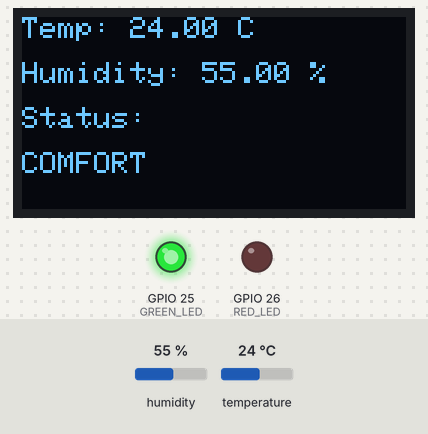
A sketch run on a simulated ESP32. On the bench: 128×64 one-colour display, output pins drawn as LEDs (lit = HIGH). Inputs (shaded band) come from the test bench; at power-on: humidity 55 %, temperature 24 °C. What the sketch prints to the serial monitor is not drawn.

Above: at 3.2 s.
3.3 s: humidity set to 41 %
At 5.1 s:
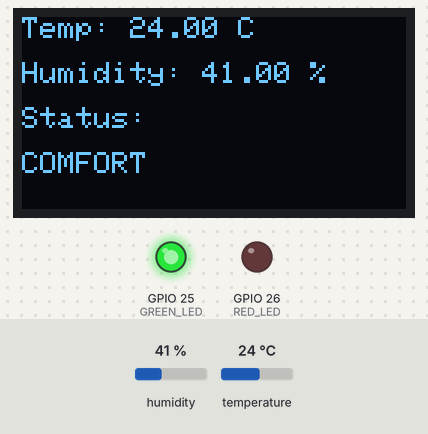
6.0 s: humidity set to 38 %
At 7.2 s:
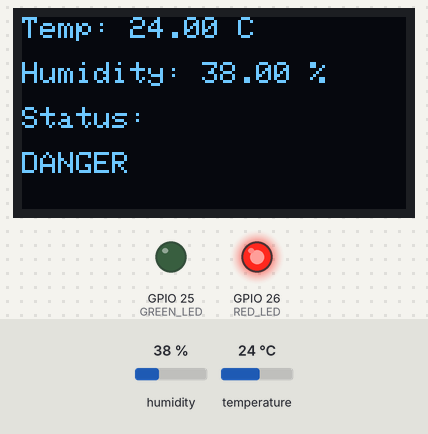
8.7 s: temperature set to 21 °C
At 11.5 s:
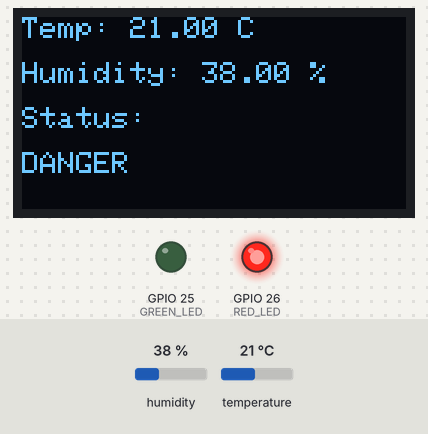
11.8 s: temperature set to 18 °C
At 13.6 s:
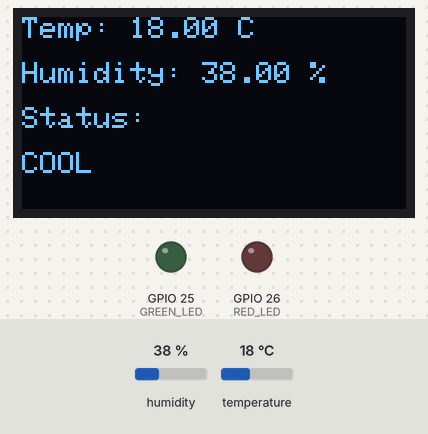
14.5 s: temperature set to 33 °C
At 17.6 s:
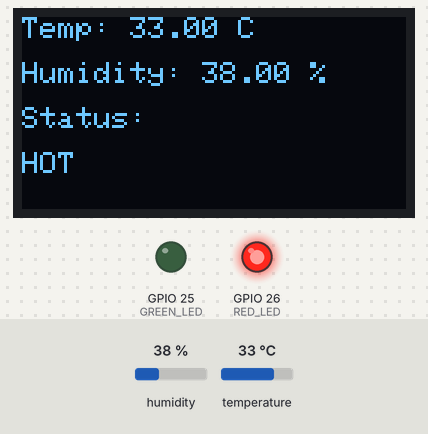
17.9 s: humidity set to 22 %
At 19.9 s:
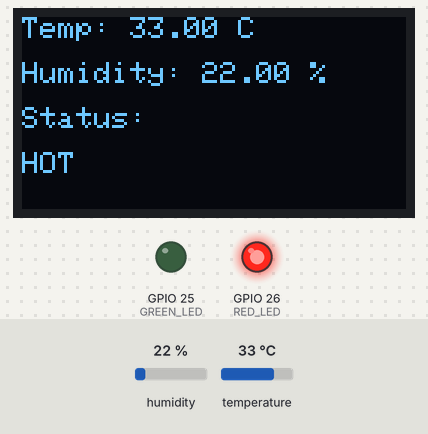
Timing chart, 0 to 21.4 s (numbered marks = the images above; inputs shaded):
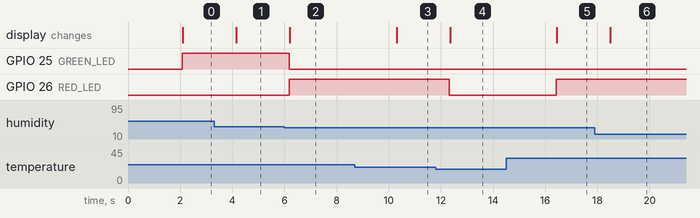

The sketch:

climate-monitor.ino
```cpp
#include <Wire.h>
#include <DHT.h>
#include <Adafruit_GFX.h>
#include <Adafruit_SSD1306.h>

// =====================
// Display Configuration
// =====================
#define SCREEN_WIDTH 128
#define SCREEN_HEIGHT 64
#define OLED_RESET -1

// =====================
// DHT Configuration
// =====================
#define DHTPIN 4
#define DHTTYPE DHT11

// =====================
// Output Pins
// =====================
#define RED_LED 26
#define GREEN_LED 25
// #define BUZZER 27

// =====================
// Objects
// =====================
Adafruit_SSD1306 display(SCREEN_WIDTH, SCREEN_HEIGHT, &Wire, OLED_RESET);
DHT dht(DHTPIN, DHTTYPE);

// =====================
// Sensor Variables
// =====================
float temperature = 0.0;
float humidity = 0.0;

// Track min & max temperature
float minTemp = 100.0;
float maxTemp = -100.0;

// Comfort status
String comfortStatus = "";

void readSensor() {

  temperature = dht.readTemperature();
  humidity = dht.readHumidity();

  if (isnan(temperature) || isnan(humidity)) {
    Serial.println("Failed to read DHT11!");
    return;
  }

  // Update Min & Max Temperature
  if (temperature < minTemp)
    minTemp = temperature;

  if (temperature > maxTemp)
    maxTemp = temperature;
}

void checkComfort() {

  // Comfortable Conditions
  if (temperature >= 0 && temperature <= 38 &&
      humidity >= 40 && humidity <= 80) {

    comfortStatus = "COMFORT";

    digitalWrite(GREEN_LED, HIGH);
    digitalWrite(RED_LED, LOW);
    // digitalWrite(BUZZER, LOW);
  }

  // Cool Conditions
  else if (temperature < 20) {

    comfortStatus = "COOL";

    digitalWrite(GREEN_LED, LOW);
    digitalWrite(RED_LED, LOW);
    // digitalWrite(BUZZER, LOW);
  }

  // Hot Conditions
  else if (temperature > 30 && temperature <= 35) {

    comfortStatus = "HOT";

    digitalWrite(GREEN_LED, LOW);
    digitalWrite(RED_LED, HIGH);
    // digitalWrite(BUZZER, LOW);
  }

  // Dangerous Conditions
  else {

    comfortStatus = "DANGER";

    digitalWrite(GREEN_LED, LOW);
    digitalWrite(RED_LED, HIGH);
    // digitalWrite(BUZZER, HIGH);
  }

}

void updateDisplay() {

  display.clearDisplay();

  display.setTextSize(1);
  display.setCursor(0, 0);
  display.print("Temp: ");
  display.print(temperature);
  display.println(" C");

  display.setCursor(0, 15);
  display.print("Humidity: ");
  display.print(humidity);
  display.println(" %");

  display.setCursor(0, 30);
  display.print("Status:");

  display.setCursor(0, 45);
  display.print(comfortStatus);

  display.display();
}

void setup() {

  // Start Serial Monitor
  Serial.begin(115200);

  // Initialize DHT Sensor
  dht.begin();

  // Set output pins
  pinMode(RED_LED, OUTPUT);
  pinMode(GREEN_LED, OUTPUT);
  // pinMode(BUZZER, OUTPUT);

  // Turn everything OFF initially
  digitalWrite(RED_LED, LOW);
  digitalWrite(GREEN_LED, LOW);
  // digitalWrite(BUZZER, LOW);

  // Initialize OLED
  if (!display.begin(SSD1306_SWITCHCAPVCC, 0x3C)) {
    Serial.println("OLED Initialization Failed!");
    while (true);
  }

  display.clearDisplay();
  display.setTextSize(1);
  display.setTextColor(SSD1306_WHITE);

  display.setCursor(15, 25);
  display.println("Climate Monitor");

  display.display();

  delay(2000);

  display.clearDisplay();
}

void loop() {

  // Read sensor values
  readSensor();

  // If sensor reading failed, skip this cycle
  if (isnan(temperature) || isnan(humidity)) {
    delay(2000);
    return;
  }

  // Check comfort level
  checkComfort();

  // Update OLED
  updateDisplay();

  // Print CSV format to Serial Monitor
  Serial.print(temperature);
  Serial.print(",");
  Serial.print(humidity);
  Serial.print(",");
  Serial.println(comfortStatus);

  // Wait before next reading
  delay(2000);
}
```

Measured:
- the behaviour switches between 40 and 39 % on humidity (found by bisection; images 1 and 2)
- the behaviour switches between 20 and 19 °C on temperature (found by bisection; images 3 and 4)
- after the input at 3.3 s, the display: changes after 0.85 s (image 1)
- after the input at 6.0 s, GPIO 25 (GREEN_LED): HIGH → LOW after 0.18 s; GPIO 26 (RED_LED): LOW → HIGH after 0.18 s; the display: changes after 0.20 s (image 2)
- after the input at 8.7 s, the display: changes after 1.6 s (image 3)
- after the input at 11.8 s, GPIO 26 (RED_LED): HIGH → LOW after 0.52 s; the display: changes after 0.55 s (image 4)
- after the input at 14.5 s, GPIO 26 (RED_LED): LOW → HIGH after 1.9 s; the display: changes after 1.9 s (image 5)
- after the input at 17.9 s, the display: changes after 0.60 s (image 6)
